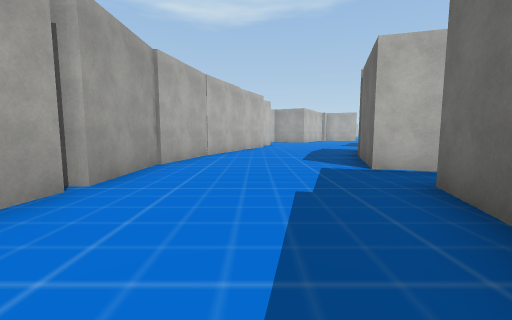
View 1 (above)

17 first-person views from a walk through a 3-D level made in the Unity game engine. The camera is 1.4 m above the floor, tilts 6° down and sees 90° across. The floor is counted in squares, 2 m on a side. Each view is taken from the middle of a square. On the plan, view 1 faces up. The plan holds only what a view shows up to about 9 squares ahead; the rest is blank. The place goes on beyond the plan. Some surface patterns are stand-ins.

View 2
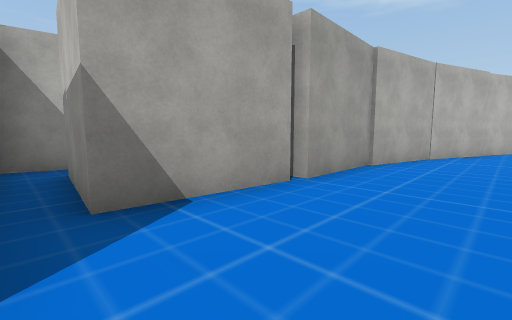

View 3
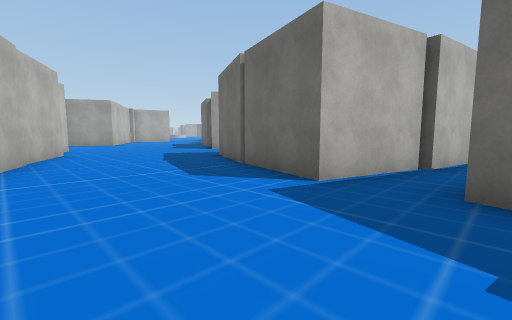

View 4
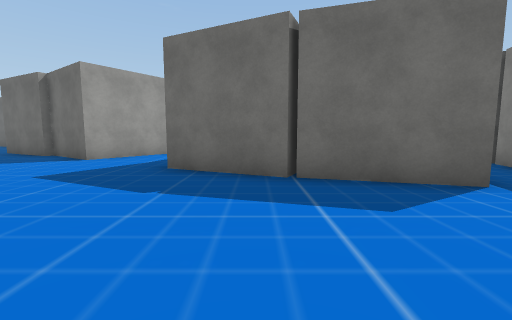

View 5
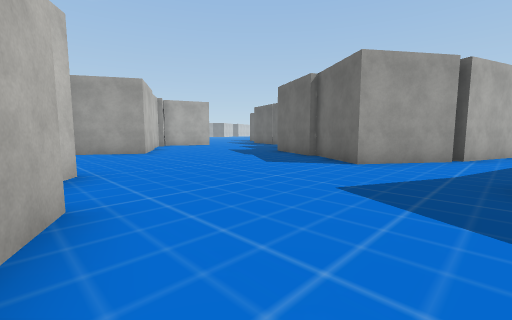

View 6
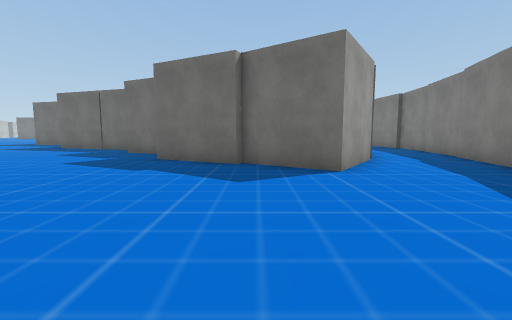

View 7
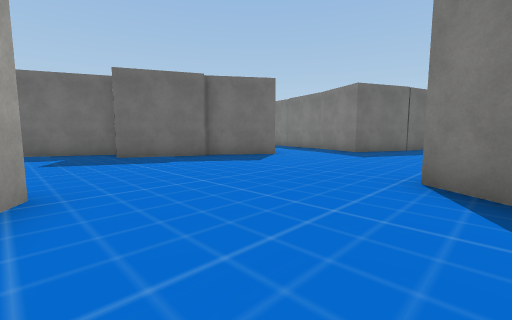

View 8
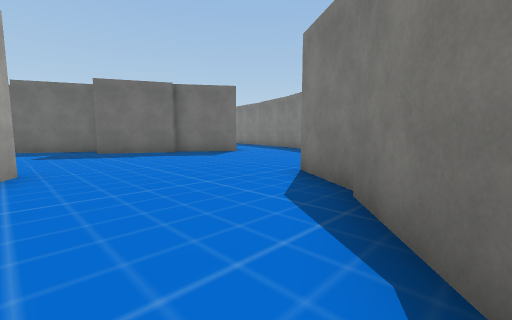

View 9
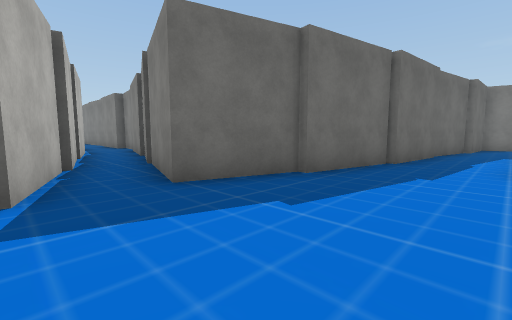

View 10
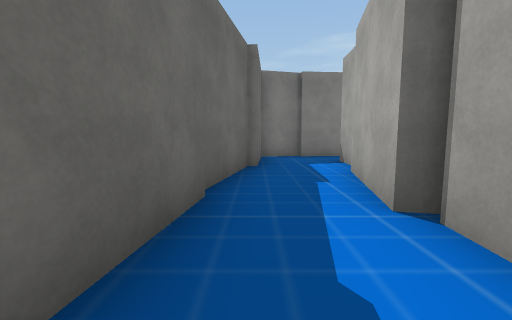

View 11
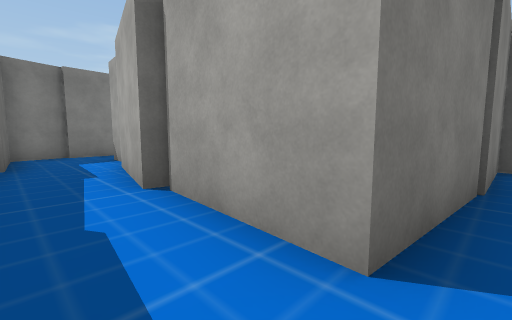

View 12
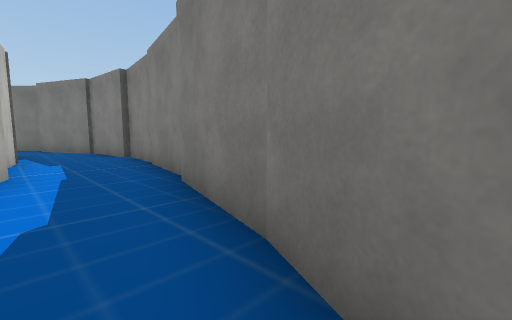

View 13
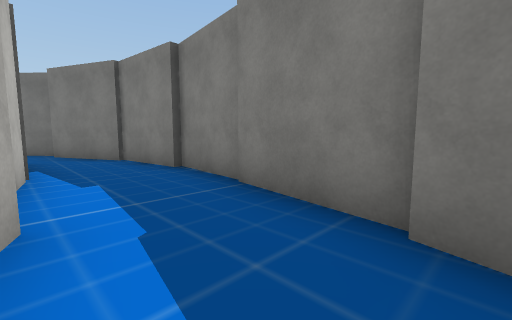

View 14
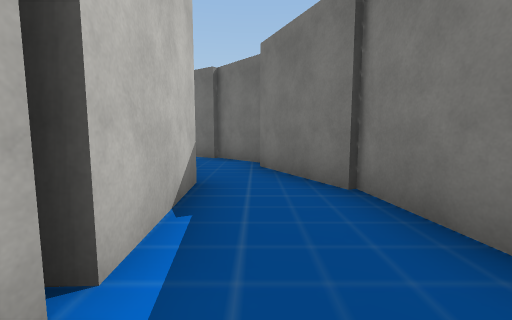

View 15
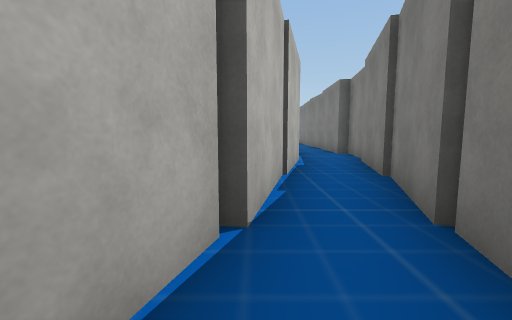

View 16
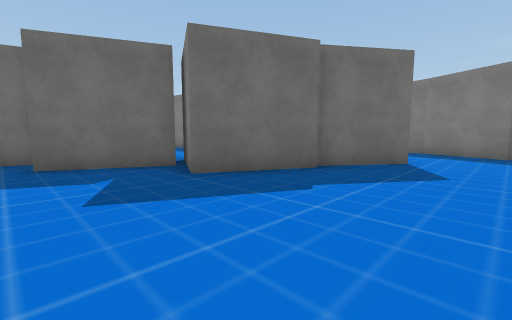

View 17
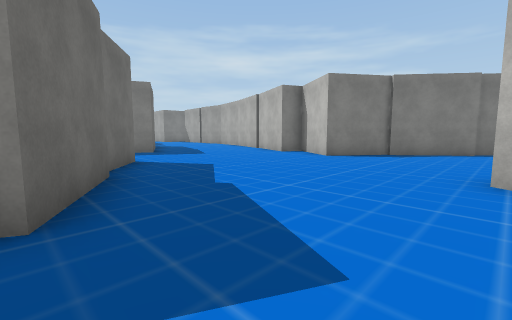

### Floor plan
Points are (right, up) in squares from view 1. A wall is a line through its corners. A room is listed if a view was taken in it or the views show most of it. See-through windows are left out.
Room 1 (views 1, 2, 3, 4, 5, 6, 7, 8, 9, 10, 11, 12, 13, 15, 16, 17)
walls: (-0.6, 10.5) (-1.6, 8); (0.4, 12.8) (-0.7, 10.6); (-1.5, 8.1) (-2.1, 5.6); (7.8, 11) (5.7, 12.4) (7.1, 14.4); (-2.2, 5.7) (-2.2, 3.2); (4.7, 4.3) (2.3, 5) (3, 7.5) (4.1, 9.8) (6.1, 8.8) (8.5, 8.1); (6.8, 14.4) (7.9, 16.7) (10.2, 15.6); (8.4, 8) (9.4, 7.8); (-1, 16.2) (0.8, 14.9) (0.2, 14); (-2.3, 3.1) (-2.5, 0.5) (-5.1, 0.8); (10.4, 9.9) (8, 10.8); (1.7, 1.1) (2.4, 3.3) (4.4, 2.7); (3.5, 18.8) (2.2, 19.6); (-2.4, 18.3) (-0.8, 16.2); (9.1, 16.3) (10.2, 18.7); (-2.9, 18.6) (-2.5, 18.1); (11.4, 18.5) (11.6, 19.1); (-6.2, 0) (-1.2, -0.5) (-1.5, -3.2) (-1.2, -3.2) (-1.8, -5.7); (0.6, -3.8) (1.1, 1.4); (0.3, -6.5) (0.5, -4.1); (-2.1, -6.5) (-2.1, -7.5); (-0.1, -7.6) (0, -6.4)
ways out: opening at (9, 9) to room 2; opening at (-1, -7)
Room 2 (view 14)
walls: (13, 9.8) (12, 9.9); (12.8, 7.5) (15.2, 7.7); (9.4, 7.8) (13, 7.2); (15.7, 9.8) (13, 9.7)
ways out: opening at (9, 9) to room 1; opening at (16, 9)

Positions as (right, up) in squares from view 1, and headings:
1: (0, 0), facing up
2: (0, 0), facing up-left
3: (-1, 3), facing up-right
4: (-1, 8), facing right
5: (0, 10), facing up-right
6: (1, 14), facing right
7: (0, 19), facing down-right
8: (-2, 19), facing down-right
9: (-1, 5), facing down-right
10: (0, -1), facing down
11: (0, 0), facing down-left
12: (5, 10), facing down-right
13: (8, 10), facing down-right
14: (12, 9), facing right
15: (3, 4), facing right
16: (4, 19), facing down-right
17: (8, 19), facing down-left
